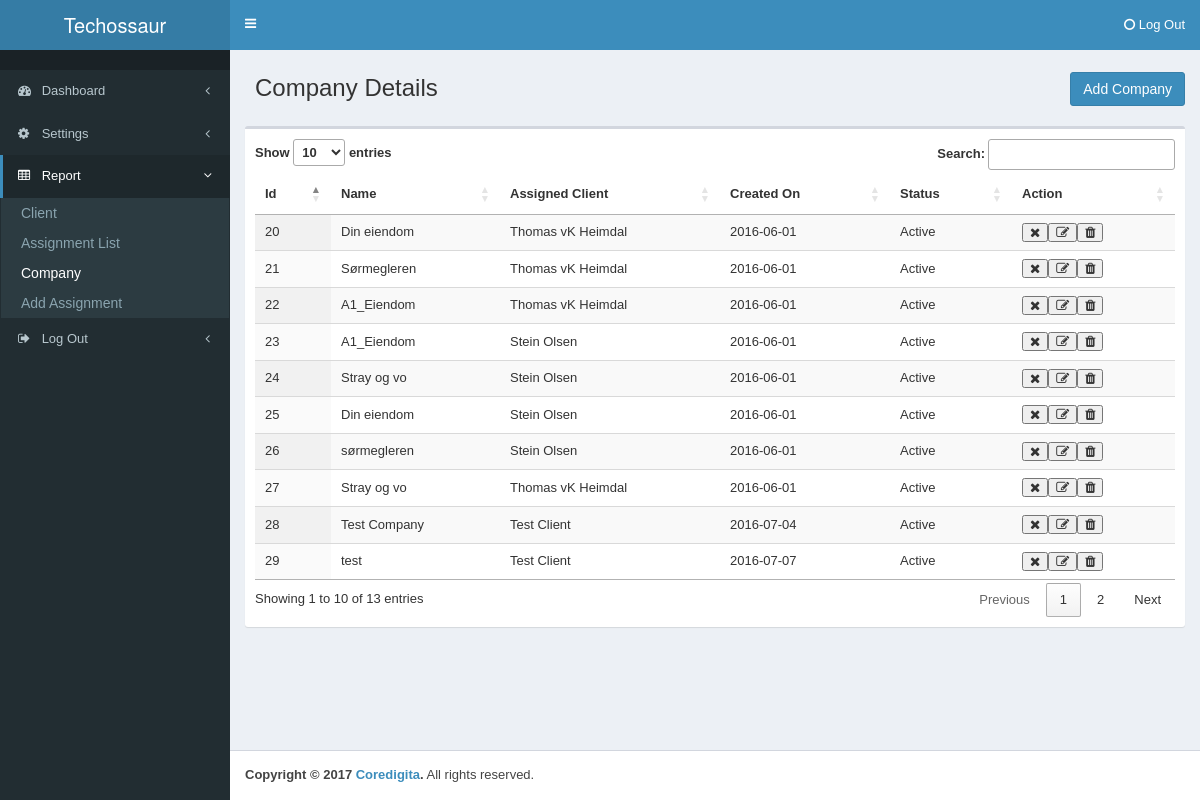
The app's page /company.php (signed in) with its own data.
### tables this page shows
CREATE TABLE IF NOT EXISTS `menu` (
  `menu_id` int(11) NOT NULL AUTO_INCREMENT,
  `parent_id` int(11) NOT NULL,
  `menu_name` varchar(255) NOT NULL,
  `menu_page` varchar(255) NOT NULL,
  `icon` varchar(255) NOT NULL,
  `admin_access` enum('yes','no') NOT NULL,
  `client_access` enum('yes','no') NOT NULL,
  PRIMARY KEY (`menu_id`)
);

CREATE TABLE IF NOT EXISTS `tb_company` (
  `company_id` int(11) NOT NULL AUTO_INCREMENT,
  `company_name` varchar(255) NOT NULL,
  `company_logo` varchar(50) DEFAULT NULL,
  `logo_path` varchar(100) DEFAULT NULL,
  `company_creation` date DEFAULT NULL,
  `assigned_client` int(25) DEFAULT NULL COMMENT 'Client id of the Company',
  `company_status` enum('Active','InActive') NOT NULL DEFAULT 'Active',
  `company_delete` enum('Yes','No') NOT NULL DEFAULT 'No',
  `company_delete_on` date DEFAULT NULL,
  PRIMARY KEY (`company_id`),
  UNIQUE KEY `company_id` (`company_id`)
);

CREATE TABLE IF NOT EXISTS `tb_user` (
  `id` int(15) NOT NULL AUTO_INCREMENT,
  `fname` varchar(15) DEFAULT NULL,
  `lname` varchar(15) DEFAULT NULL,
  `email` varchar(50) DEFAULT NULL,
  `pass` varchar(50) DEFAULT NULL COMMENT 'Password',
  `user_type` enum('Admin','Client') NOT NULL DEFAULT 'Client' COMMENT 'User Type',
  `user_status` enum('Active','InActive','Deleted') NOT NULL DEFAULT 'InActive' COMMENT 'User Status',
  `activation_link` varchar(50) DEFAULT NULL COMMENT 'activation link of user activate after sign up',
  `user_creation` timestamp NOT NULL DEFAULT CURRENT_TIMESTAMP COMMENT 'Timestamp of user creation when sign up',
  `last_login` timestamp NOT NULL DEFAULT '0000-00-00 00:00:00',
  `user_delete` enum('yes','no') NOT NULL DEFAULT 'no',
  PRIMARY KEY (`id`)
);

### includes/functions.php (called while the page is built)
<?php
include('config.php');
function createSidebar($menu,$sub_menu){
	global $baseUrl,$dbHost,$dbUsername,$dbPassword,$dbName;
	require_once("class.sidebar.php");
	$side = new sidebar($menu,$sub_menu);
	$side->initConnection($dbHost,$dbUsername,$dbPassword,$dbName);
	$side->set_baseUrl($baseUrl);
	$side->createMenu();
}
?>

### includes/all_functions.php (called while the page is built)
<?php
function encryptorDecryptor($action, $string) {
 $output         = false;
 $encrypt_method = "AES-256-CBC";
 $secret_key     = 'muni';
 $secret_iv      = 'muni123';
 $key            = hash('sha256', $secret_key);
 $iv             = substr(hash('sha256', $secret_iv), 0, 16);
    if( $action == 'encrypt' ) {
        $output = openssl_encrypt($string, $encrypt_method, $key, 0, $iv);
        $output = base64_encode($output);
    }
    else if( $action == 'decrypt' ){
        $output = openssl_decrypt(base64_decode($string), $encrypt_method, $key, 0, $iv);
    }
    return $output;
}
?>

### company.php (the view, shortened to what this page needs)
<?php
include('includes/header.php');
include('includes/all_functions.php');
createSidebar(2, 13);
if ($_SESSION['user_type'] != 'Admin') {
  $sql = "SELECT * FROM `tb_company` INNER JOIN `tb_user` ON `tb_company`.`assigned_client` = `tb_user`.`id` WHERE `company_delete` != 'Yes' AND assigned_client = '".$_SESSION['user_id']."' ORDER BY `company_id` ASC";
} else {
  $sql = "SELECT * FROM `tb_company` INNER JOIN `tb_user` ON `tb_company`.`assigned_client` = `tb_user`.`id` WHERE `company_delete` != 'Yes' ORDER BY `company_id` ASC";
}
$result = mysqli_query($con, $sql);
?>
<link rel="stylesheet" href="https://cdn.datatables.net/1.10.10/css/jquery.dataTables.min.css">
<link rel="stylesheet" href="https://cdn.datatables.net/fixedheader/3.1.1/css/fixedHeader.dataTables.min.css">
<link rel="stylesheet" href="https://cdn.datatables.net/responsive/2.0.2/css/responsive.dataTables.min.css">
<link rel="stylesheet" href="plugin/jquery_loadmask/jquery.loadmask.css">
      <div class="content-wrapper">
        <section class="content-header">
          <h1>Company Details</h1>
          <ol class="breadcrumb">
            <a href="#" style="float: right;" class="btn btn-primary add-company" data-toggle="modal" name = "addcompany" data-target="#addcompany">Add Company</a>
          </ol>
        </section>
        <section class="content">
        <div class="box">
          <div class="box-body">
            <table id="example1" class="display" cellspacing="0" width="100%">
              <thead>
                <tr>
                  <th>Id</th>
                  <th>Name</th>
                  <?php
                  if ($_SESSION['user_type'] == 'Admin') {
                    echo "<th>Assigned Client</th>";
                  }
                  ?>
                  <th>Created On</th>
                  <th>Status</th>
                  <th>Action</th>
                </tr>
              </thead>
              <tbody>
              <?php
              while($row = mysqli_fetch_array($result))
              {
              echo '<tr id = "'.$row['company_id'].'">';
              echo "<td>" . $row['company_id']. "</td>";
              echo "<td>" . $row['company_name'] . "</td>";
              if ($_SESSION['user_type'] == 'Admin') {
                echo "<td>".$row['fname']." ".$row['lname']."</td>";
              }
              echo "<td>" . $row['company_creation'] . "</td>";
              echo "<td>" . $row['company_status'] . "</td>";
              echo '<td>';
              if($row['company_status'] == 'Active') {
                echo '<button type="button" title="Deactivate" name = "" value= "'.$row['company_id'].'" id = "'.encryptorDecryptor('encrypt', $row['company_id']).'" class="fa fa-close"></button>';
              }
              else {
                echo '<button type="button" title="Activate" name = "" value= "'.$row['company_id'].'" id = "'.encryptorDecryptor('encrypt', $row['company_id']).'" class="fa fa-check"></button>';
              }
              echo '<button type="button" name = "editcompany" id = "'.encryptorDecryptor('encrypt', $row['company_id']).'" class="fa fa-edit"></button>';
              echo '<button type="button" name = "delete" id = "'.encryptorDecryptor('encrypt', $row['company_id']).'" class="fa fa-trash"></button>';
              echo '</td>';
              echo "</tr>";
              }
              ?>
              </tbody>
            </table>
          </div>
        </div>
        </section>
      </div>
      <footer class="main-footer">
        <strong>Copyright &copy; <?php echo date("Y"); ?> <a href="#">Coredigita</a>.</strong> All rights reserved.
      </footer>
    </div>
  </body>
</html>

### includes/class.sidebar.php (shortened to what this page needs)
<?php
final class sidebar
{
	private $baseurl="";
	private $menu="";
	private $submenu = "";
	private $conn;
	private $menulist = array();
	function __construct($menu, $submenu)
	{
		$this->menu = $menu;
		$this->submenu = $submenu;
	}
	private function connect(){
		$this->conn = new PDO("mysql:host=localhost;dbname=db_floorplanner", "dipankar", "dipankar@123");
	}
	private function getmenulist(){
		$tmp = array();
		$dept 	 = '1';
		$menus   = $this->getMenuByDept($dept,$_SESSION['user_type']);
		$parents = $this->getParentMenus($menus,$_SESSION['user_type']);
		foreach($parents as $pmenu){
			$menu_id = $pmenu;
			$result = $this->conn->prepare("SELECT * FROM `menu` WHERE menu_id = :menu_id");
			$result->execute(['menu_id' => $menu_id]);
			while ( $data = $result->fetch(PDO::FETCH_ASSOC) ) {
				$tmp_sub    = array();
				$in_values = implode(',', $menus);
				$result_sub = $this->conn->prepare("SELECT * FROM `menu` WHERE parent_id = ".$data['menu_id']." AND menu_id IN(".$in_values.")");
				$result_sub->execute();
				while ( $data_sub = $result_sub->fetch(PDO::FETCH_ASSOC) ) {
					$tmp_sub[] = $data_sub;
				}
				$tmp[] = array(
						  'name' => $data['menu_name'],
						  'icon'=> $data['icon'],
						  'submenu' => $tmp_sub
						 );
			}
		}
		$this->menulist = $tmp;
	}
	private function getMenuByDept($dept, $type){
		$parents = array();
		if($type == "Admin"){
			$parent_id    = 0;
			$admin_access = 'yes';
			$result       = $this->conn->prepare('SELECT menu_id FROM `menu` WHERE parent_id != :parent_id AND admin_access = :admin_access');
			$result->execute(['parent_id' => $parent_id, 'admin_access' => $admin_access]);
			while ( $data = $result->fetch(PDO::FETCH_ASSOC) ) {
				$parents[] = $data['menu_id'];
			}
		}
		return $parents;
	}
	private function getParentMenus($menu_arr, $type){
		$arr = array();
		if($type == "Admin"){
			$parent_id    = 0;
			$admin_access = 'yes';
			$result       = $this->conn->prepare('SELECT menu_id FROM `menu` WHERE parent_id = :parent_id AND admin_access = :admin_access  ORDER BY menu_id ASC');
			$result->execute(['parent_id' => $parent_id, 'admin_access' => $admin_access]);
			while ( $data = $result->fetch(PDO::FETCH_ASSOC) ) {
				$arr[] = $data['menu_id'];
			}
		}
		return $arr;
	}
	public function set_baseUrl($url)
	{
		$this->baseurl = $url;
	}
	public function createMenu()
	{
		$this->getmenulist();
		echo '<aside class="main-sidebar"><section class="sidebar">';
		echo '<ul class="sidebar-menu">';
		echo '<li class="header"></li>';
		$i = 0;
		foreach($this->menulist as $menu )
		{
			$li_active = '';
			$li_class  = 'treeview';
			if($this->menu == $i)
			{
				$li_class  = 'active treeview';
				$ulclass   = ' class = "active treeview-menu"';
				$li_active =  '<a href="#"><i class="fa '.$menu['icon'].'"></i> <span>'.$menu['name'].'</span> <i class="fa fa-angle-left pull-right"></i>
				</a>';
			}else{
				$ulclass   = ' class = "treeview-menu"';
				$li_active =  '<a href="#"><i class="fa '.$menu['icon'].'"></i> <span>'.$menu['name'].'</span> <i class="fa fa-angle-left pull-right"></i>
				</a>';
			}
			echo '<li class="'.$li_class.'">'.$li_active;
			$subarr = $menu['submenu'];
			echo '<ul'.$ulclass.'>';
			foreach($subarr as $submenu_info)
			{
				$liclass = '';
				if( (basename($_SERVER['PHP_SELF']) ==  $submenu_info['menu_page']) || $this->submenu == $submenu_info['menu_id']){
					$liclass = 'active';
				}
				if(!empty($submenu_info['menu_page'])){
					echo '<li class="'.$liclass.'"><a href="'.$this->baseurl.$submenu_info['menu_page'].'">'.htmlentities($submenu_info['menu_name']).'</a></li>';
				}else{
					echo '<li class="'.$liclass.'"><a href="'.$this->baseurl.$submenu_info['menu_page'].'">'.htmlentities($submenu_info['menu_name']).'</a></li>';
				}
			}
			echo '</ul>';
			$i++;
		}
		echo '</ul>';
		echo '</section></aside>';
	}
}
?>

### records on screen
menu: menu_name "Dashboard"
menu: menu_name "Settings"
menu: menu_name "Report"
menu: menu_name "Client"
menu: menu_name "Assignment List"
menu: menu_name "Company"
menu: menu_name "Add Assignment"
tb_company: company_id "20", company_name "Din eiendom", tb_user.fname "Thomas vK", tb_user.lname "Heimdal", company_creation "2016-06-01", company_status "Active"
tb_company: company_id "21", company_name "Sørmegleren", tb_user.fname "Thomas vK", tb_user.lname "Heimdal", company_creation "2016-06-01", company_status "Active"
tb_company: company_id "22", company_name "A1_Eiendom", tb_user.fname "Thomas vK", tb_user.lname "Heimdal", company_creation "2016-06-01", company_status "Active"
tb_company: company_id "23", company_name "A1_Eiendom", tb_user.fname "Stein", tb_user.lname "Olsen", company_creation "2016-06-01", company_status "Active"
tb_company: company_id "24", company_name "Stray og vo", tb_user.fname "Stein", tb_user.lname "Olsen", company_creation "2016-06-01", company_status "Active"
tb_company: company_id "25", company_name "Din eiendom", tb_user.fname "Stein", tb_user.lname "Olsen", company_creation "2016-06-01", company_status "Active"
tb_company: company_id "26", company_name "sørmegleren", tb_user.fname "Stein", tb_user.lname "Olsen", company_creation "2016-06-01", company_status "Active"
tb_company: company_id "27", company_name "Stray og vo", tb_user.fname "Thomas vK", tb_user.lname "Heimdal", company_creation "2016-06-01", company_status "Active"
tb_company: company_id "28", company_name "Test Company", tb_user.fname "Test", tb_user.lname "Client", company_creation "2016-07-04", company_status "Active"
tb_company: company_id "29", company_name "test", tb_user.fname "Test", tb_user.lname "Client", company_creation "2016-07-07", company_status "Active"

### other values on screen
$menu['name'] "Log Out"
